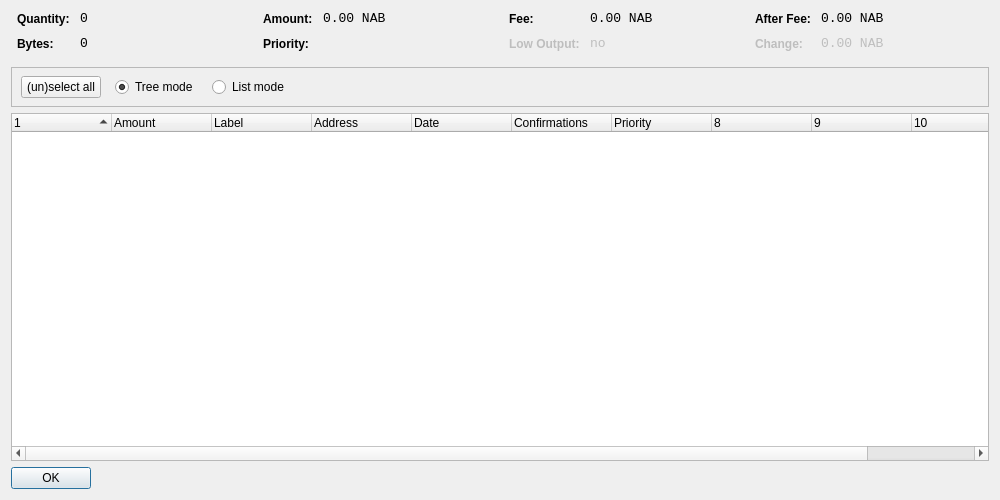
<?xml version="1.0" encoding="UTF-8"?>
<ui version="4.0">
 <class>CoinControlDialog</class>
 <widget class="QDialog" name="CoinControlDialog">
  <property name="geometry">
   <rect>
    <x>0</x>
    <y>0</y>
    <width>1000</width>
    <height>500</height>
   </rect>
  </property>
  <property name="windowTitle">
   <string>Coin Control</string>
  </property>
  <layout class="QVBoxLayout" name="verticalLayout">
   <item>
    <layout class="QHBoxLayout" name="horizontalLayoutTop" stretch="0,0,0,0">
     <property name="topMargin">
      <number>0</number>
     </property>
     <property name="bottomMargin">
      <number>10</number>
     </property>
     <item>
      <layout class="QFormLayout" name="formLayoutCoinControl1">
       <property name="horizontalSpacing">
        <number>10</number>
       </property>
       <property name="verticalSpacing">
        <number>10</number>
       </property>
       <property name="leftMargin">
        <number>6</number>
       </property>
       <property name="rightMargin">
        <number>6</number>
       </property>
       <item row="0" column="0">
        <widget class="QLabel" name="labelCoinControlQuantityText">
         <property name="styleSheet">
          <string notr="true">font-weight:bold;</string>
         </property>
         <property name="text">
          <string>Quantity:</string>
         </property>
        </widget>
       </item>
       <item row="0" column="1">
        <widget class="QLabel" name="labelCoinControlQuantity">
         <property name="font">
          <font>
           <family>Monospace</family>
           <pointsize>10</pointsize>
          </font>
         </property>
         <property name="cursor">
          <cursorShape>IBeamCursor</cursorShape>
         </property>
         <property name="contextMenuPolicy">
          <enum>Qt::ActionsContextMenu</enum>
         </property>
         <property name="text">
          <string notr="true">0</string>
         </property>
         <property name="textInteractionFlags">
          <set>Qt::LinksAccessibleByMouse|Qt::TextSelectableByKeyboard|Qt::TextSelectableByMouse</set>
         </property>
        </widget>
       </item>
       <item row="1" column="0">
        <widget class="QLabel" name="labelCoinControlBytesText">
         <property name="styleSheet">
          <string notr="true">font-weight:bold;</string>
         </property>
         <property name="text">
          <string>Bytes:</string>
         </property>
        </widget>
       </item>
       <item row="1" column="1">
        <widget class="QLabel" name="labelCoinControlBytes">
         <property name="font">
          <font>
           <family>Monospace</family>
           <pointsize>10</pointsize>
          </font>
         </property>
         <property name="cursor">
          <cursorShape>IBeamCursor</cursorShape>
         </property>
         <property name="contextMenuPolicy">
          <enum>Qt::ActionsContextMenu</enum>
         </property>
         <property name="text">
          <string notr="true">0</string>
         </property>
         <property name="textInteractionFlags">
          <set>Qt::LinksAccessibleByMouse|Qt::TextSelectableByKeyboard|Qt::TextSelectableByMouse</set>
         </property>
        </widget>
       </item>
      </layout>
     </item>
     <item>
      <layout class="QFormLayout" name="formLayoutCoinControl2">
       <property name="horizontalSpacing">
        <number>10</number>
       </property>
       <property name="verticalSpacing">
        <number>10</number>
       </property>
       <property name="leftMargin">
        <number>6</number>
       </property>
       <property name="rightMargin">
        <number>6</number>
       </property>
       <item row="0" column="0">
        <widget class="QLabel" name="labelCoinControlAmountText">
         <property name="styleSheet">
          <string notr="true">font-weight:bold;</string>
         </property>
         <property name="text">
          <string>Amount:</string>
         </property>
        </widget>
       </item>
       <item row="0" column="1">
        <widget class="QLabel" name="labelCoinControlAmount">
         <property name="font">
          <font>
           <family>Monospace</family>
           <pointsize>10</pointsize>
          </font>
         </property>
         <property name="cursor">
          <cursorShape>IBeamCursor</cursorShape>
         </property>
         <property name="contextMenuPolicy">
          <enum>Qt::ActionsContextMenu</enum>
         </property>
         <property name="text">
          <string notr="true">0.00 NAB</string>
         </property>
         <property name="textInteractionFlags">
          <set>Qt::LinksAccessibleByMouse|Qt::TextSelectableByKeyboard|Qt::TextSelectableByMouse</set>
         </property>
        </widget>
       </item>
       <item row="1" column="0">
        <widget class="QLabel" name="labelCoinControlPriorityText">
         <property name="styleSheet">
          <string notr="true">font-weight:bold;</string>
         </property>
         <property name="text">
          <string>Priority:</string>
         </property>
        </widget>
       </item>
       <item row="1" column="1">
        <widget class="QLabel" name="labelCoinControlPriority">
         <property name="font">
          <font>
           <family>Monospace</family>
           <pointsize>10</pointsize>
          </font>
         </property>
         <property name="cursor">
          <cursorShape>IBeamCursor</cursorShape>
         </property>
         <property name="contextMenuPolicy">
          <enum>Qt::ActionsContextMenu</enum>
         </property>
         <property name="text">
          <string/>
         </property>
         <property name="textInteractionFlags">
          <set>Qt::LinksAccessibleByMouse|Qt::TextSelectableByKeyboard|Qt::TextSelectableByMouse</set>
         </property>
        </widget>
       </item>
      </layout>
     </item>
     <item>
      <layout class="QFormLayout" name="formLayoutCoinControl3">
       <property name="horizontalSpacing">
        <number>10</number>
       </property>
       <property name="verticalSpacing">
        <number>10</number>
       </property>
       <property name="leftMargin">
        <number>6</number>
       </property>
       <property name="rightMargin">
        <number>6</number>
       </property>
       <item row="0" column="0">
        <widget class="QLabel" name="labelCoinControlFeeText">
         <property name="styleSheet">
          <string notr="true">font-weight:bold;</string>
         </property>
         <property name="text">
          <string>Fee:</string>
         </property>
        </widget>
       </item>
       <item row="0" column="1">
        <widget class="QLabel" name="labelCoinControlFee">
         <property name="font">
          <font>
           <family>Monospace</family>
           <pointsize>10</pointsize>
          </font>
         </property>
         <property name="cursor">
          <cursorShape>IBeamCursor</cursorShape>
         </property>
         <property name="contextMenuPolicy">
          <enum>Qt::ActionsContextMenu</enum>
         </property>
         <property name="text">
          <string notr="true">0.00 NAB</string>
         </property>
         <property name="textInteractionFlags">
          <set>Qt::LinksAccessibleByMouse|Qt::TextSelectableByKeyboard|Qt::TextSelectableByMouse</set>
         </property>
        </widget>
       </item>
       <item row="1" column="0">
        <widget class="QLabel" name="labelCoinControlLowOutputText">
         <property name="enabled">
          <bool>false</bool>
         </property>
         <property name="styleSheet">
          <string notr="true">font-weight:bold;</string>
         </property>
         <property name="text">
          <string>Low Output:</string>
         </property>
        </widget>
       </item>
       <item row="1" column="1">
        <widget class="QLabel" name="labelCoinControlLowOutput">
         <property name="enabled">
          <bool>false</bool>
         </property>
         <property name="font">
          <font>
           <family>Monospace</family>
           <pointsize>10</pointsize>
          </font>
         </property>
         <property name="cursor">
          <cursorShape>IBeamCursor</cursorShape>
         </property>
         <property name="contextMenuPolicy">
          <enum>Qt::ActionsContextMenu</enum>
         </property>
         <property name="text">
          <string notr="true">no</string>
         </property>
         <property name="textInteractionFlags">
          <set>Qt::LinksAccessibleByMouse|Qt::TextSelectableByKeyboard|Qt::TextSelectableByMouse</set>
         </property>
        </widget>
       </item>
      </layout>
     </item>
     <item>
      <layout class="QFormLayout" name="formLayoutCoinControl4">
       <property name="horizontalSpacing">
        <number>10</number>
       </property>
       <property name="verticalSpacing">
        <number>10</number>
       </property>
       <property name="leftMargin">
        <number>6</number>
       </property>
       <property name="rightMargin">
        <number>6</number>
       </property>
       <item row="0" column="0">
        <widget class="QLabel" name="labelCoinControlAfterFeeText">
         <property name="styleSheet">
          <string notr="true">font-weight:bold;</string>
         </property>
         <property name="text">
          <string>After Fee:</string>
         </property>
        </widget>
       </item>
       <item row="0" column="1">
        <widget class="QLabel" name="labelCoinControlAfterFee">
         <property name="font">
          <font>
           <family>Monospace</family>
           <pointsize>10</pointsize>
          </font>
         </property>
         <property name="cursor">
          <cursorShape>IBeamCursor</cursorShape>
         </property>
         <property name="contextMenuPolicy">
          <enum>Qt::ActionsContextMenu</enum>
         </property>
         <property name="text">
          <string notr="true">0.00 NAB</string>
         </property>
         <property name="textInteractionFlags">
          <set>Qt::LinksAccessibleByMouse|Qt::TextSelectableByKeyboard|Qt::TextSelectableByMouse</set>
         </property>
        </widget>
       </item>
       <item row="1" column="0">
        <widget class="QLabel" name="labelCoinControlChangeText">
         <property name="enabled">
          <bool>false</bool>
         </property>
         <property name="styleSheet">
          <string notr="true">font-weight:bold;</string>
         </property>
         <property name="text">
          <string>Change:</string>
         </property>
        </widget>
       </item>
       <item row="1" column="1">
        <widget class="QLabel" name="labelCoinControlChange">
         <property name="enabled">
          <bool>false</bool>
         </property>
         <property name="font">
          <font>
           <family>Monospace</family>
           <pointsize>10</pointsize>
          </font>
         </property>
         <property name="cursor">
          <cursorShape>IBeamCursor</cursorShape>
         </property>
         <property name="contextMenuPolicy">
          <enum>Qt::ActionsContextMenu</enum>
         </property>
         <property name="text">
          <string notr="true">0.00 NAB</string>
         </property>
         <property name="textInteractionFlags">
          <set>Qt::LinksAccessibleByMouse|Qt::TextSelectableByKeyboard|Qt::TextSelectableByMouse</set>
         </property>
        </widget>
       </item>
      </layout>
     </item>
    </layout>
   </item>
   <item>
    <widget class="QFrame" name="frame">
     <property name="minimumSize">
      <size>
       <width>0</width>
       <height>40</height>
      </size>
     </property>
     <property name="frameShape">
      <enum>QFrame::StyledPanel</enum>
     </property>
     <property name="frameShadow">
      <enum>QFrame::Sunken</enum>
     </property>
     <widget class="QWidget" name="horizontalLayoutWidget">
      <property name="geometry">
       <rect>
        <x>10</x>
        <y>0</y>
        <width>781</width>
        <height>41</height>
       </rect>
      </property>
      <layout class="QHBoxLayout" name="horizontalLayoutPanel" stretch="0,0,0,0,0">
       <property name="spacing">
        <number>14</number>
       </property>
       <item>
        <widget class="QPushButton" name="pushButtonSelectAll">
         <property name="sizePolicy">
          <sizepolicy hsizetype="Maximum" vsizetype="Fixed">
           <horstretch>0</horstretch>
           <verstretch>0</verstretch>
          </sizepolicy>
         </property>
         <property name="text">
          <string>(un)select all</string>
         </property>
        </widget>
       </item>
       <item>
        <widget class="QRadioButton" name="radioTreeMode">
         <property name="sizePolicy">
          <sizepolicy hsizetype="Maximum" vsizetype="Fixed">
           <horstretch>0</horstretch>
           <verstretch>0</verstretch>
          </sizepolicy>
         </property>
         <property name="text">
          <string>Tree mode</string>
         </property>
         <property name="checked">
          <bool>true</bool>
         </property>
        </widget>
       </item>
       <item>
        <widget class="QRadioButton" name="radioListMode">
         <property name="sizePolicy">
          <sizepolicy hsizetype="Maximum" vsizetype="Fixed">
           <horstretch>0</horstretch>
           <verstretch>0</verstretch>
          </sizepolicy>
         </property>
         <property name="text">
          <string>List mode</string>
         </property>
        </widget>
       </item>
       <item>
        <spacer name="horizontalSpacer">
         <property name="orientation">
          <enum>Qt::Horizontal</enum>
         </property>
         <property name="sizeHint" stdset="0">
          <size>
           <width>40</width>
           <height>20</height>
          </size>
         </property>
        </spacer>
       </item>
      </layout>
     </widget>
    </widget>
   </item>
   <item>
    <widget class="CoinControlTreeWidget" name="treeWidget">
     <property name="contextMenuPolicy">
      <enum>Qt::CustomContextMenu</enum>
     </property>
     <property name="sortingEnabled">
      <bool>false</bool>
     </property>
     <property name="columnCount">
      <number>11</number>
     </property>
     <attribute name="headerShowSortIndicator" stdset="0">
      <bool>true</bool>
     </attribute>
     <attribute name="headerStretchLastSection">
      <bool>false</bool>
     </attribute>
     <column>
      <property name="text">
       <string/>
      </property>
     </column>
     <column>
      <property name="text">
       <string>Amount</string>
      </property>
     </column>
     <column>
      <property name="text">
       <string>Label</string>
      </property>
     </column>
     <column>
      <property name="text">
       <string>Address</string>
      </property>
     </column>
     <column>
      <property name="text">
       <string>Date</string>
      </property>
     </column>
     <column>
      <property name="text">
       <string>Confirmations</string>
      </property>
      <property name="toolTip">
       <string>Confirmed</string>
      </property>
     </column>
     <column>
      <property name="text">
       <string>Priority</string>
      </property>
     </column>
     <column>
      <property name="text">
       <string/>
      </property>
     </column>
     <column>
      <property name="text">
       <string/>
      </property>
     </column>
     <column>
      <property name="text">
       <string/>
      </property>
     </column>
     <column>
      <property name="text">
       <string/>
      </property>
     </column>
    </widget>
   </item>
   <item>
    <widget class="QDialogButtonBox" name="buttonBox">
     <property name="sizePolicy">
      <sizepolicy hsizetype="Maximum" vsizetype="Fixed">
       <horstretch>0</horstretch>
       <verstretch>0</verstretch>
      </sizepolicy>
     </property>
     <property name="orientation">
      <enum>Qt::Horizontal</enum>
     </property>
     <property name="standardButtons">
      <set>QDialogButtonBox::Ok</set>
     </property>
    </widget>
   </item>
  </layout>
 </widget>
 <customwidgets>
  <customwidget>
   <class>CoinControlTreeWidget</class>
   <extends>QTreeWidget</extends>
   <header>coincontroltreewidget.h</header>
  </customwidget>
 </customwidgets>
 <resources/>
 <connections/>
</ui>
